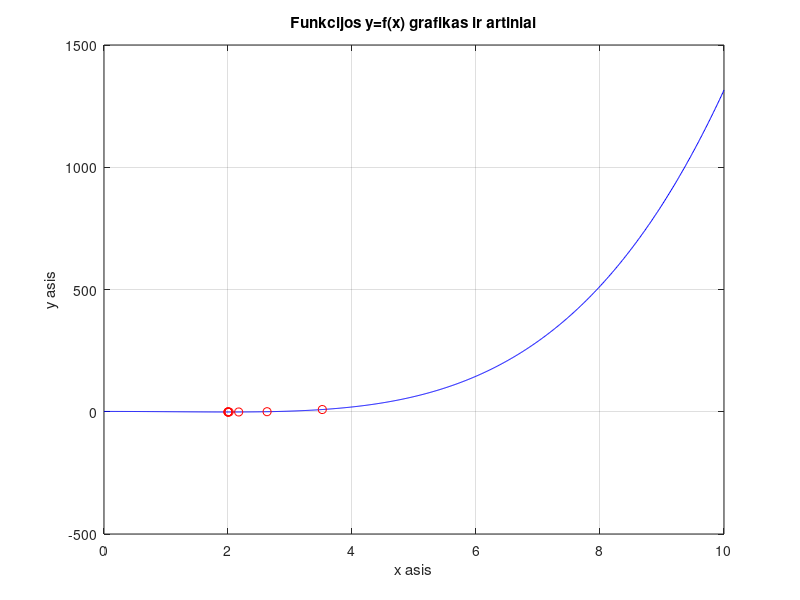

MATLAB code for this plot:
function NewtonsMethod
% Niutono metodu randamas funkcijos f(x) minimumas intervale [l,r].

f=@(x)((x.^2-4).^2)/7-1;
f1=@(x)4*x*(x.^2-4)/7;
f2=@(x)4*(3*x.^2-4)/7;

l=0;   % apatinis intervalo rezis
r=10;  % desinysis intervalo rezis

epsilon=10^(-4); %tikslumas

k=1; %iteraciju skaitliukas
kmax=100; % maksimalus iteraciju skaitliukas

%Funkcijos grafiko y=f(x) braizymas
x=l:0.01:r;
y=f(x);
plot(x,y,'b');
grid on;
xlabel('x asis');
ylabel('y asis');
title(['Funkcijos y=f(x) grafikas ir artiniai']);

%Metodo realizavimas

x0=5;
delta=1;
disp(['     x1        y1        k         funkc. kviet. sk']);

format long

while delta>=epsilon
      x1=x0-f1(x0)/f2(x0);
      y1=f(x1);
      delta=abs(x1-x0);
      x0=x1;

      format long
      disp([x1, y1]);
      format short
      disp([k, 2*k]);
                 
      hold on
      plot(x1, y1, 'ro')
      
      if k==kmax
          format short
          disp(['Pasiektas maksimalus iteraciju skaicius k=', num2str(kmax)]);
          break
      end 
      k=k+1;
end
end
